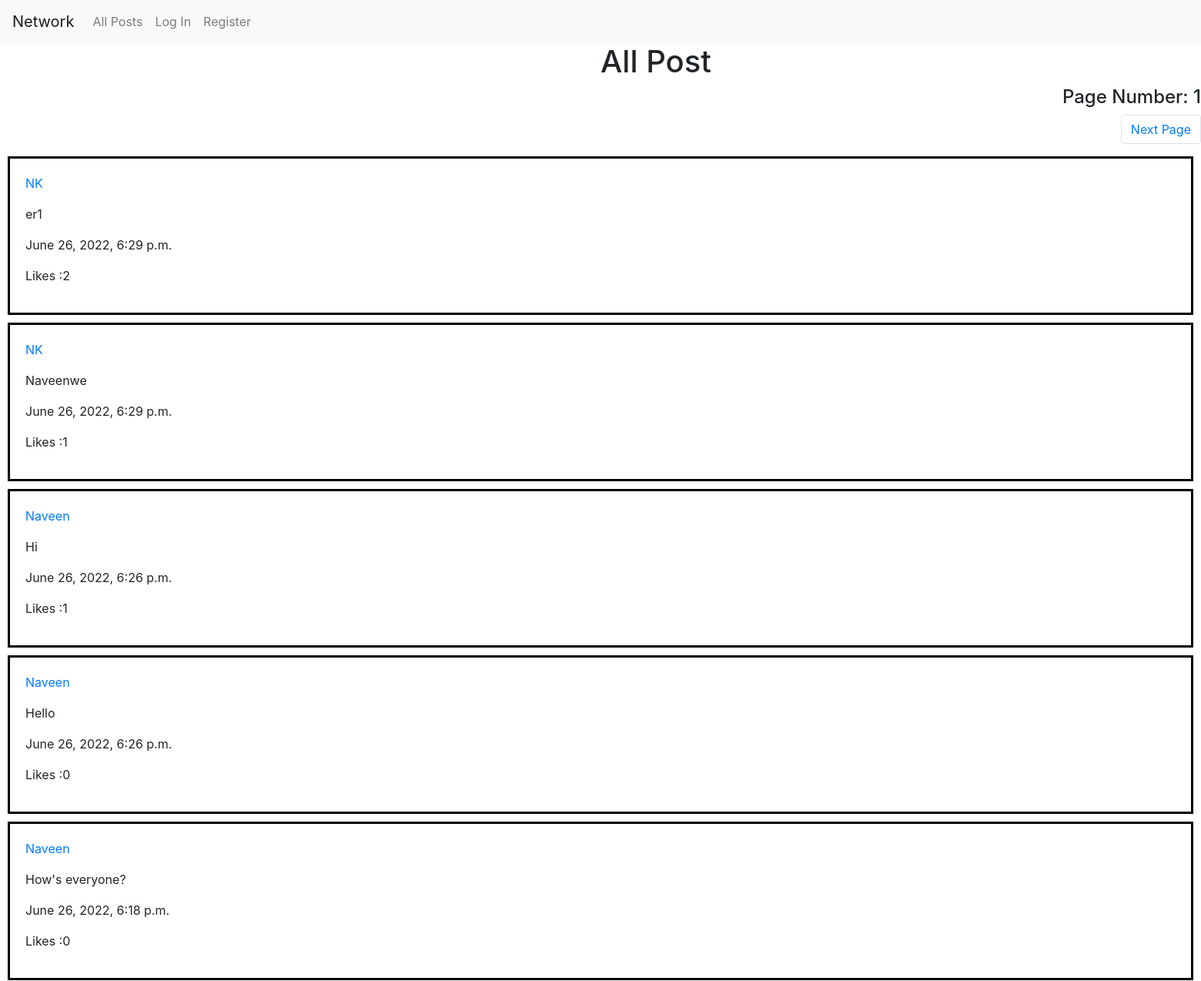
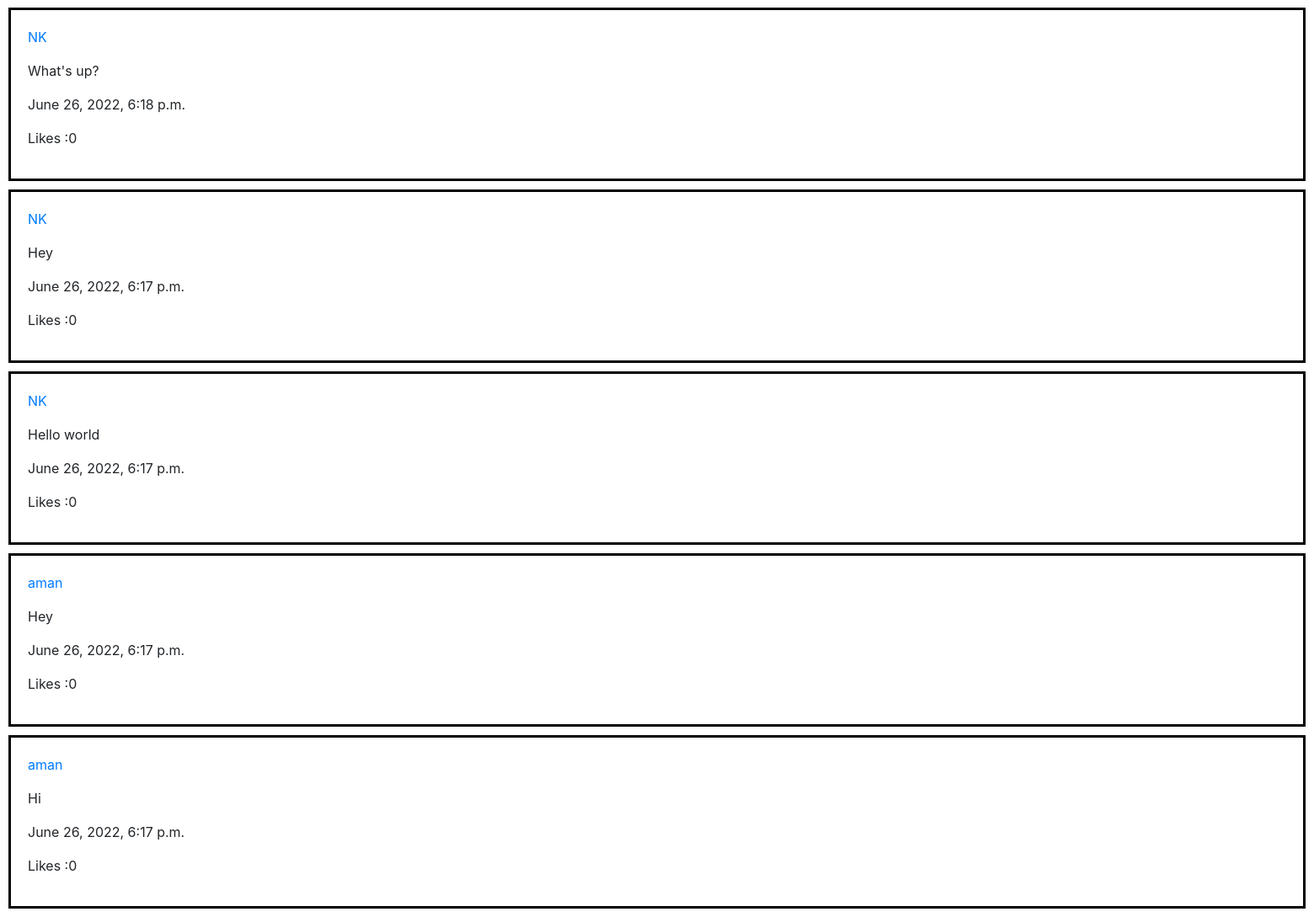
The page / on the database its author committed (2 pictures, top to bottom).
### network/models.py (models this page shows, shortened)
class Post(models.Model):
    creator =  models.ForeignKey('User', on_delete=PROTECT, default=None, related_name='post_creator' )
    Description = models.CharField(max_length=1064)
    timestamp = models.DateTimeField(default = timezone.now)
    liked_by = models.ManyToManyField('User', default=None, blank=True, related_name='post_likes')

class User(AbstractUser):
    followers = models.ManyToManyField("self", symmetrical=False, blank=True, related_name="following")

### network/views.py (the view)
# urls.py: path("", views.index, name="index"),
def index(request):
    posts = Post.objects.all().order_by("-timestamp")
    paginator = Paginator(posts, 10)
    page_number = request.GET.get('page')
    page_obj = paginator.get_page(page_number)
    return render(request, "network/index.html",{
        'page_obj': page_obj,
    })

### network/templates/network/index.html (shortened to what this page needs)
{% extends "network/layout.html" %}
{% load static %}
{% block body %}
<h1>All Post</h1>
<div class="Pages">
    <h4 style="text-align: right;">Page Number: {{page_obj.number}}</h4>
      {% if page_obj.has_next %}
      <nav aria-label="Page navigation">
        <ul class="pagination justify-content-end">
          <li class="page-item"><a class="page-link" href="{% url 'index' %}?page={{ page_obj.next_page_number }}">Next Page</a></li>
        </ul>
      </nav>
      {% endif %}
</div>
{% for post in page_obj %}
<div class="posts">
        <p> <a href="{% url 'profile' post.creator.username  %}">{{post.creator}}</p></a>
        <p id="pre"> {{post.Description}}</p>
        <p>{{post.timestamp}}</p>
        <p id="like-count -{{post.id}}">Likes :{{post.liked_by.count}}</p>
</div>
{% endfor%}
{% endblock %}

### network/templates/network/layout.html (shortened to what this page needs)
{% load static %}
<!DOCTYPE html>
<html lang="en">
    <head>
        <link rel="stylesheet" href="https://stackpath.bootstrapcdn.com/bootstrap/4.4.1/css/bootstrap.min.css">
        <link href="{% static 'network/styles.css' %}" rel="stylesheet">
    </head>
    <body>
        <nav class="navbar navbar-expand-lg navbar-light bg-light">
            <a class="navbar-brand" href="#">Network</a>
            <div>
              <ul class="navbar-nav mr-auto">
                <li class="nav-item">
                  <a class="nav-link" href="{% url 'index' %}">All Posts</a>
                </li>
                {% if user.is_authenticated %}
                    <li class="nav-item">
                        <a class="nav-link" href="{% url 'following' %}">Following</a>
                    </li>
                    <li class="nav-item">
                        <a class="nav-link" href="{% url 'new' %}">New Post</a>
                    </li>
                    <li class="nav-item">
                        <a class="nav-link" href="{% url 'logout' %}">Log Out</a>
                    </li>
                {% else %}
                    <li class="nav-item">
                        <a class="nav-link" href="{% url 'login' %}">Log In</a>
                    </li>
                    <li class="nav-item">
                        <a class="nav-link" href="{% url 'register' %}">Register</a>
                    </li>
                {% endif %}
              </ul>
            </div>
          </nav>
        <div class="body">
            {% block body %}
            {% endblock %}
        </div>
    </body>
</html>

### network/static/network/styles.css (style rules this page uses)
h1 { position: relative; animation-name: move; animation-duration: 2s; animation-fill-mode: forwards; }
.posts { border: solid; border-color: black; padding: 20px; margin: 10px; }

### rows shown on the page
Post: creator "NK", Description "er1", timestamp "June 26, 2022, 6:29 p.m.", liked_by.count "2"
Post: creator "NK", Description "Naveenwe", timestamp "June 26, 2022, 6:29 p.m.", liked_by.count "1"
Post: creator "Naveen", Description "Hi", timestamp "June 26, 2022, 6:26 p.m.", liked_by.count "1"
Post: creator "Naveen", Description "Hello", timestamp "June 26, 2022, 6:26 p.m.", liked_by.count "0"
Post: creator "Naveen", Description "How's everyone?", timestamp "June 26, 2022, 6:18 p.m.", liked_by.count "0"
Post: creator "NK", Description "What's up?", timestamp "June 26, 2022, 6:18 p.m.", liked_by.count "0"
Post: creator "NK", Description "Hey", timestamp "June 26, 2022, 6:17 p.m.", liked_by.count "0"
Post: creator "NK", Description "Hello world", timestamp "June 26, 2022, 6:17 p.m.", liked_by.count "0"
Post: creator "aman", Description "Hey", timestamp "June 26, 2022, 6:17 p.m.", liked_by.count "0"
Post: creator "aman", Description "Hi", timestamp "June 26, 2022, 6:17 p.m.", liked_by.count "0"

### other values the page prints
{{ page_obj.number }} "1"
